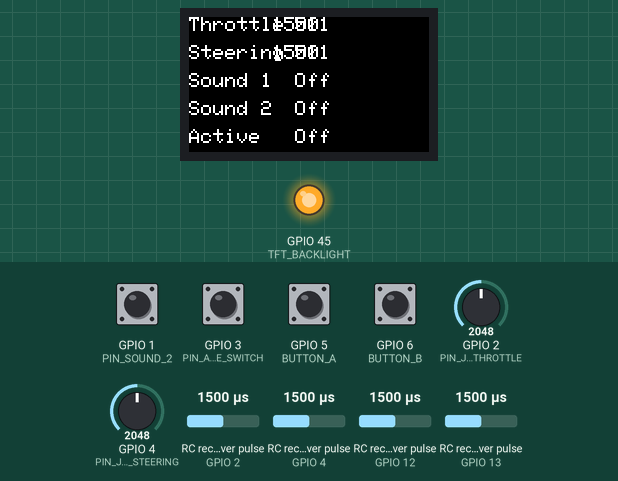
This sketch was run on a simulated ESP32-S3. Parts: 240×135 colour display, output pins drawn as LEDs (lit = HIGH). Wiring (inferred from the names in the program): 4 × RC receiver channel: data GPIO 2 / data GPIO 4 / data GPIO 12 / data GPIO 13. The inputs (shaded band) are chosen by the test bench; at power-on: GPIO 1 (PIN_SOUND_2), GPIO 5 (BUTTON_A), GPIO 6 (BUTTON_B) HIGH, GPIO 3 (PIN_ACTIVE_SWITCH) LOW, RC receiver pulse (sensors on GPIO 2, GPIO 4, GPIO 12, GPIO 13) 1500 µs, GPIO 2 (PIN_JOYSTICK_THROTTLE) = 2048, GPIO 4 (PIN_JOYSTICK_STEERING) = 2048. What the sketch prints to the serial monitor is not drawn.

Above: at 5.4 s.
5.5 s: GPIO 5 (BUTTON_A) pulled LOW for 0.15 s
At 5.64 s:
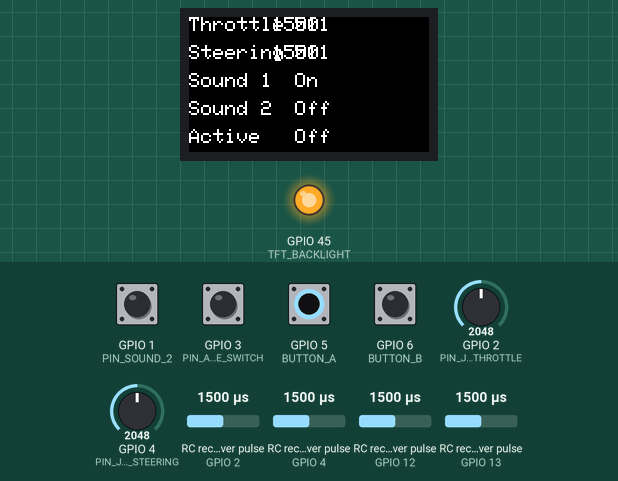
7.2 s: GPIO 6 (BUTTON_B) pulled LOW for 0.15 s
At 7.9 s:
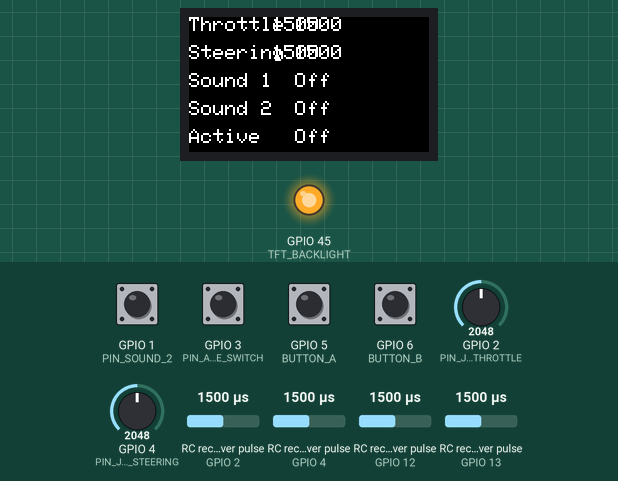
8.8 s: RC receiver pulse (sensor on GPIO 2) set to 1020 µs
At 9.4 s:
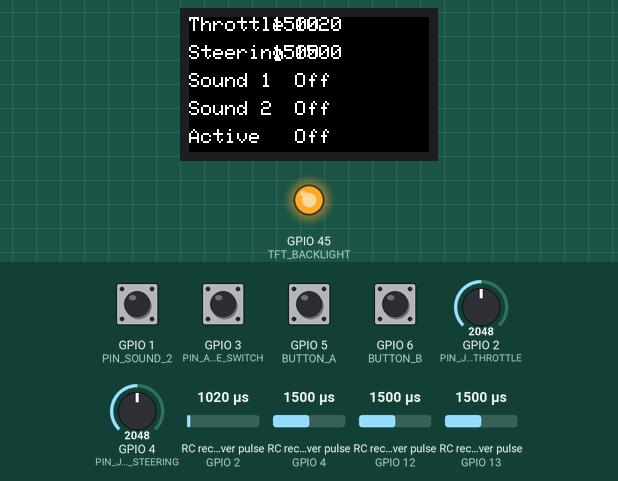
10.4 s: RC receiver pulse (sensor on GPIO 4) set to 1020 µs
At 11.4 s:
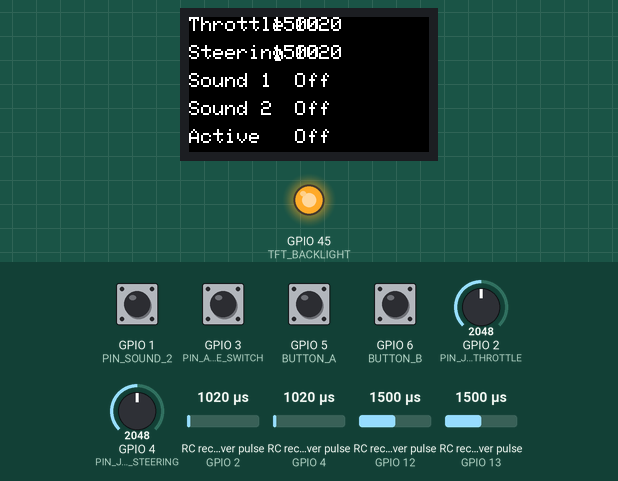
11.9 s: RC receiver pulse (sensor on GPIO 12) set to 1020 µs
At 13.1 s:
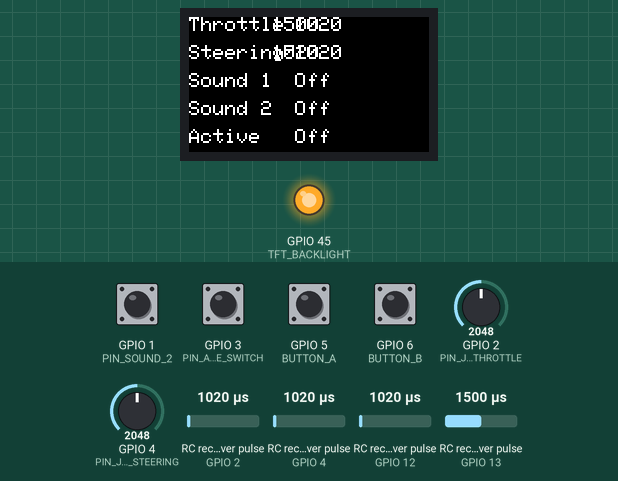
13.4 s: RC receiver pulse (sensor on GPIO 13) set to 1020 µs
At 14.1 s:
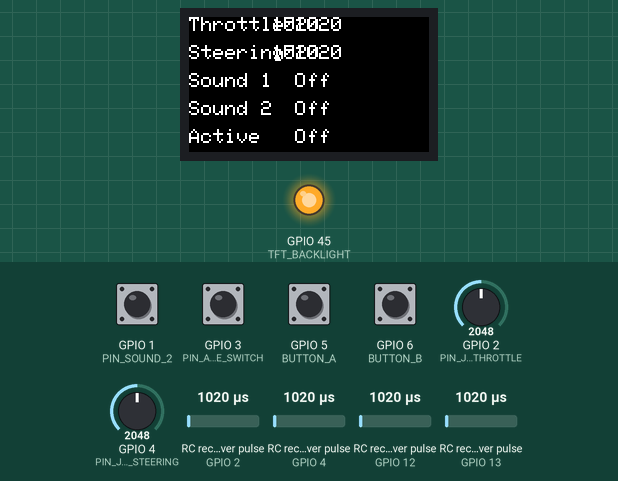
Timing chart, 0 to 16.4 s (numbered marks = the images above; inputs shaded):
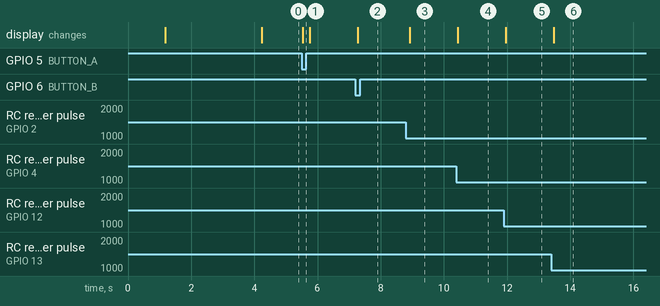

Measured:
- after the input at 5.5 s, the display: changes at once (image 1)
- after the input at 7.2 s, the display: changes after 0.08 s (image 2)
- after the input at 8.8 s, the display: changes after 0.12 s (image 3)
- after the input at 10.4 s, the display: changes at once (image 4)
- after the input at 11.9 s, the display: changes after 0.06 s (image 5)
- after the input at 13.4 s, the display: changes after 0.09 s (image 6)

The sketch:

TFT_InputTester_ESP32-S3.ino
```cpp
#include <SPI.h>
#include <Wire.h>
#include <Adafruit_GFX.h>
#include <Adafruit_ST7789.h>

#define TFT_CS        7
#define TFT_RST       40 // Or set to -1 and connect to Arduino RESET pin
#define TFT_DC        39
#define TFT_BACKLIGHT 45

#define BUTTON_A  5
#define BUTTON_B  6

#define PIN_JOYSTICK_STEERING A3
#define PIN_JOYSTICK_THROTTLE A1
#define PIN_RC_STEERING       12
#define PIN_RC_THROTTLE       13
#define PIN_SOUND_1           A4
#define PIN_SOUND_2           A0
#define PIN_ACTIVE_SWITCH     A2

Adafruit_ST7789 display = Adafruit_ST7789(TFT_CS, TFT_DC, TFT_RST);

int throttle = 0;
int steering = 0;

int rcThrottle = 0;
int rcSteering = 0;

bool isAnalog = true;
bool showRc = false;

int joystickSteeringPwm = 0;
bool joystickSteeringSignalHigh = false;
int joystickSteeringPulseStart = 0;

int joystickThrottlePwm = 0;
bool joystickThrottleSignalHigh = false;
int joystickThrottlePulseStart = 0;

int rcSteeringPwm = 0;
bool rcSteeringSignalHigh = false;
int rcSteeringPulseStart = 0;

int rcThrottlePwm = 0;
bool rcThrottleSignalHigh = false;
int rcThrottlePulseStart = 0;

void setup() {
  Serial.begin(115200);

  // Pin 45 is the backlight pin, set to 1 to get full brightness - uses PWM signal for other brightness levels?
  pinMode(TFT_BACKLIGHT, OUTPUT);
  digitalWrite(TFT_BACKLIGHT, 1);

  display.init(135, 240);
  display.setRotation(1);

  display.fillScreen(ST77XX_BLACK);
  delay(1000);

  display.setRotation(1);

  pinMode(BUTTON_A, INPUT_PULLUP);
  pinMode(BUTTON_B, INPUT_PULLUP);

  pinMode(PIN_SOUND_1, INPUT_PULLUP);
  pinMode(PIN_SOUND_2, INPUT_PULLUP);

  pinMode(PIN_ACTIVE_SWITCH, INPUT_PULLDOWN);

  display.setTextSize(2);
  display.setTextColor(ST77XX_WHITE);
  display.setCursor(0, 0);
  display.print("A - Analog (default)");
  display.setCursor(0, 30);
  display.print("B - PWM");
  display.setCursor(0, 60);
  display.print("C - Show RC");

  delay(3000);

  display.fillScreen(ST77XX_BLACK);

  // text display tests
  display.setTextSize(2);
  display.setTextColor(ST77XX_WHITE);
  display.setCursor(0, 0);
  display.print("Throttle");
  display.setCursor(0, 28);
  display.print("Steering");

  display.setCursor(0, 56);
  display.print("Sound 1");
  display.setCursor(0, 84);
  display.print("Sound 2");

  display.setCursor(0, 112);
  display.print("Active");

  display.setCursor(180, 0);
  display.print("RC");
  display.setCursor(180, 28);
  display.print("RC");

  attachInterrupt(digitalPinToInterrupt(PIN_JOYSTICK_STEERING), &joystickSteeringIRQHandler, CHANGE);
  attachInterrupt(digitalPinToInterrupt(PIN_JOYSTICK_THROTTLE), &joystickThrottleIRQHandler, CHANGE);
  attachInterrupt(digitalPinToInterrupt(PIN_RC_STEERING), &rcSteeringIRQHandler, CHANGE);
  attachInterrupt(digitalPinToInterrupt(PIN_RC_THROTTLE), &rcThrottleIRQHandler, CHANGE);
}

void loop() {
  if(!digitalRead(BUTTON_A)) {
    Serial.println("Button A Pressed");
    isAnalog = true;
  }
  if(!digitalRead(BUTTON_B)) {
    Serial.println("Button B Pressed");
    isAnalog = false;
  }

  display.fillRect(106, 0, 106, 130, ST77XX_BLACK);

  if (isAnalog) {
    throttle = analogRead(PIN_JOYSTICK_THROTTLE);
    steering = analogRead(PIN_JOYSTICK_STEERING);

    throttle = map(throttle, 0, 4095, 0, 1023);
    steering = map(steering, 0, 4095, 0, 1023);
  } else {
    throttle = joystickThrottlePwm;
    steering = joystickSteeringPwm;
  }

  display.setCursor(106, 0);
  display.print(throttle);

  display.setCursor(106, 28);
  display.print(steering);

  if (showRc) {
    display.setCursor(83, 0);
    display.print(rcThrottlePwm);

    display.setCursor(83, 28);
    display.print(rcSteeringPwm);
  }

  if (!digitalRead(PIN_SOUND_1)) {
    display.setCursor(106, 56);
    display.print("On");
  } else {
    display.setCursor(106, 56);
    display.print("Off");
  }

  if (!digitalRead(PIN_SOUND_2)) {
    display.setCursor(106, 84);
    display.print("On");
  } else {
    display.setCursor(106, 84);
    display.print("Off");
  }

  if (digitalRead(PIN_ACTIVE_SWITCH)) {
    display.setCursor(106, 112);
    display.print("On");
  } else {
    display.setCursor(106, 112);
    display.print("Off");
  }

  delay(100);
}

void joystickSteeringIRQHandler() {
  if(digitalRead(PIN_JOYSTICK_STEERING) == 1){
    if (!joystickSteeringSignalHigh) {
      // rising edge of the PWM signal
      // record when the pulse started
      joystickSteeringPulseStart = micros();
      joystickSteeringSignalHigh = true;
    }
  } else if (joystickSteeringSignalHigh) {
    // falling edge of the PWM signal
    // record the duty cycle in microseconds
    joystickSteeringPwm = micros() - joystickSteeringPulseStart;

    // reset for the next pulse
    joystickSteeringSignalHigh = false;
  }
}

void joystickThrottleIRQHandler() {
  if(digitalRead(PIN_JOYSTICK_THROTTLE) == 1){
    if (!joystickThrottleSignalHigh) {
      // rising edge of the PWM signal
      // record when the pulse started
      joystickThrottlePulseStart = micros();
      joystickThrottleSignalHigh = true;
    }
  } else if (joystickThrottleSignalHigh) {
    // falling edge of the PWM signal
    // record the duty cycle in microseconds
    joystickThrottlePwm = micros() - joystickThrottlePulseStart;

    // reset for the next pulse
    joystickThrottleSignalHigh = false;
  }
}

void rcSteeringIRQHandler() {
  if(digitalRead(PIN_RC_STEERING) == 1){
    if (!rcSteeringSignalHigh) {
      showRc = true;
      // rising edge of the PWM signal
      // record when the pulse started
      rcSteeringPulseStart = micros();
      rcSteeringSignalHigh = true;
    }
  } else if (rcSteeringSignalHigh) {
    // falling edge of the PWM signal
    // record the duty cycle in microseconds
    rcSteeringPwm = micros() - rcSteeringPulseStart;

    // reset for the next pulse
    rcSteeringSignalHigh = false;
  }
}

void rcThrottleIRQHandler() {
  if(digitalRead(PIN_RC_THROTTLE) == 1){
    if (!rcThrottleSignalHigh) {
      // rising edge of the PWM signal
      // record when the pulse started
      rcThrottlePulseStart = micros();
      rcThrottleSignalHigh = true;
    }
  } else if (rcThrottleSignalHigh) {
    // falling edge of the PWM signal
    // record the duty cycle in microseconds
    rcThrottlePwm = micros() - rcThrottlePulseStart;

    // reset for the next pulse
    rcThrottleSignalHigh = false;
  }
}
```
